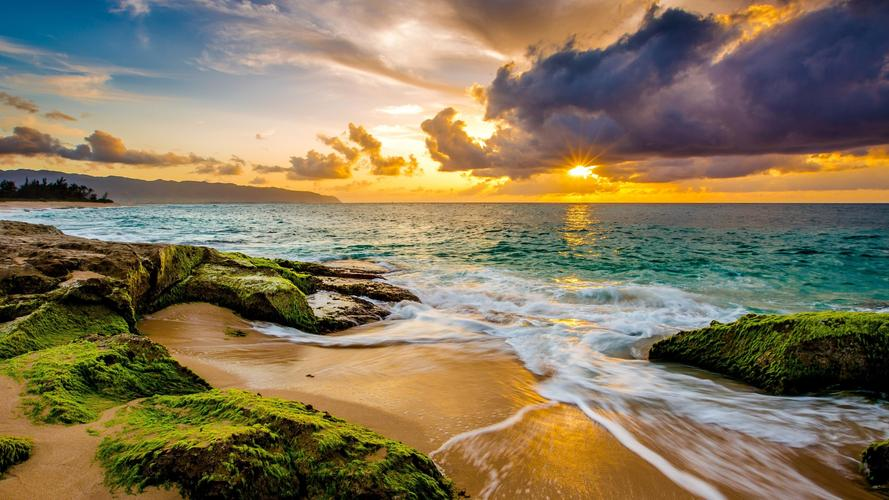
#> input picture Machine_Leaning/CV_homework/dilate&erode/scenary.jpeg, 889 x 500 px
$ python 'dilate&erode.py'
#> lines starting #> are read from the running program, lines starting #| are printed output that depends on the picture; after the words box and inside, x2 and y2 are one past the last pixel; in counts of white or black regions, pixels touching at a corner belong together
# 参考https://blog.csdn.net/Ibelievesunshine/article/details/105016890
# Writer : wojianxinygcl@163.com
# Date   : 2020.3.21
import cv2
import numpy as np
import matplotlib.pyplot as plt


# Gray scale
def BGR2GRAY(img):
    b = img[:, :, 0].copy()
    g = img[:, :, 1].copy()
    r = img[:, :, 2].copy()

    # Gray scale
    out = 0.2126 * r + 0.7152 * g + 0.0722 * b
    out = out.astype(np.uint8)

    return out


# Otsu Binalization
def otsu_binarization(img, th=128):
    H, W = img.shape
    out = img.copy()

    max_sigma = 0
    max_t = 0

    # determine threshold
    for _t in range(1, 255):
        v0 = out[np.where(out < _t)]
        m0 = np.mean(v0) if len(v0) > 0 else 0.
        w0 = len(v0) / (H * W)
        v1 = out[np.where(out >= _t)]
        m1 = np.mean(v1) if len(v1) > 0 else 0.
        w1 = len(v1) / (H * W)
        sigma = w0 * w1 * ((m0 - m1) ** 2)
        if sigma > max_sigma:
            max_sigma = sigma
            max_t = _t

    # Binarization
    print("threshold >>", max_t)
    th = max_t
    out[out < th] = 0
    out[out >= th] = 255

    return out


# Morphology Dilate
def Morphology_Dilate(img, Dil_time=1):
    H, W = img.shape

    # kernel
    MF = np.array(((0, 1, 0),
                   (1, 0, 1),
                   (0, 1, 0)), dtype=np.int64)

    # each dilate time
    out = img.copy()
    for i in range(Dil_time):
        tmp = np.pad(out, (1, 1), 'edge')
        for y in range(1, H):
            for x in range(1, W):
                if np.sum(MF * tmp[y - 1:y + 2, x - 1:x + 2]) >= 255:
                    out[y, x] = 255

    return out


# Morphology Erode
def Morphology_Erode(img, Erode_time=1):
    H, W = img.shape
    out = img.copy()

    # kernel
    MF = np.array(((0, 1, 0),
                   (1, 0, 1),
                   (0, 1, 0)), dtype=np.int64)

    # each erode
    for i in range(Erode_time):
        tmp = np.pad(out, (1, 1), 'edge')
        # erode
        for y in range(1, H):
            for x in range(1, W):
                if np.sum(MF * tmp[y - 1:y + 2, x - 1:x + 2]) < 255 * 4:
                    out[y, x] = 0

    return out


# Morphology Closing
def Morphology_Closing(img, time=1):
    out = Morphology_Dilate(img, Dil_time=time)
    out = Morphology_Erode(out, Erode_time=time)

    return out


# Opening morphology
def Morphology_Opening(img, time=1):
    out = Morphology_Erode(img, Erode_time=time)
    out = Morphology_Dilate(out, Dil_time=time)

    return out


# Read image
img = cv2.imread("scenary.jpeg").astype(np.float32)

# Grayscale
gray = BGR2GRAY(img)
#> in BGR2GRAY, `b = img[:, :, 0].copy()`:
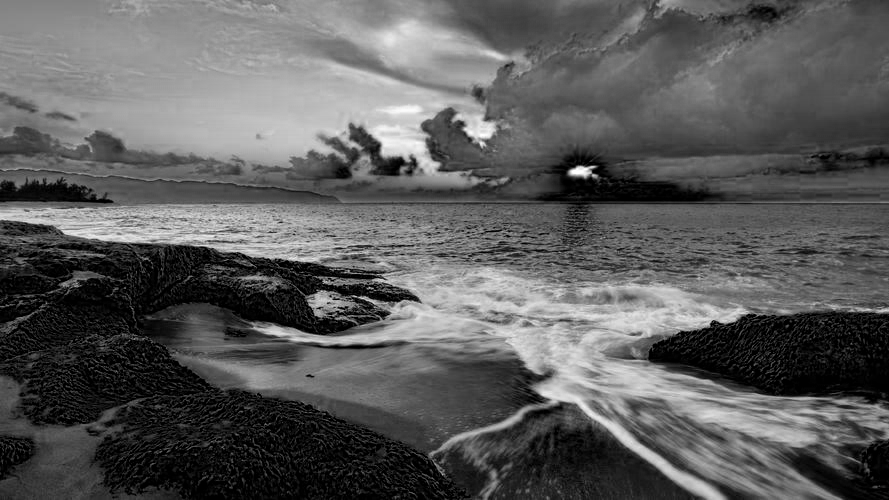
#> b: shape (500, 889) float32; min 0, max 255, mean 91.5
#> in BGR2GRAY, `g = img[:, :, 1].copy()`:
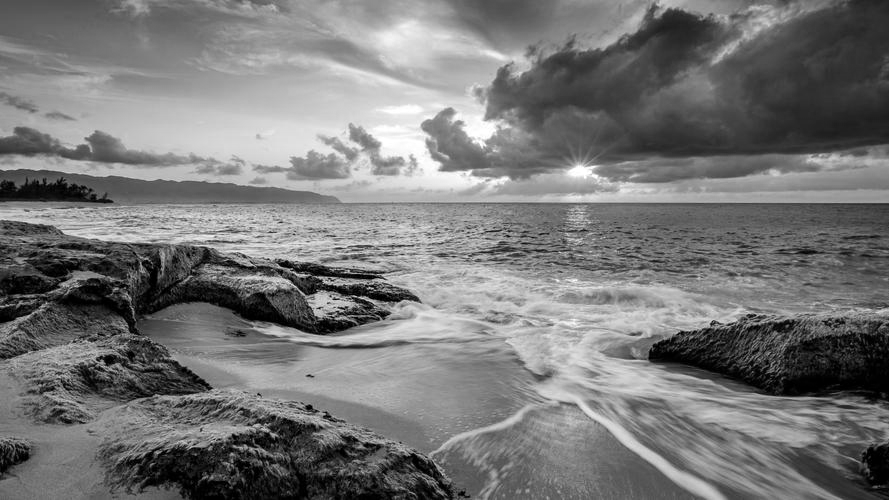
#> g: shape (500, 889) float32; min 0, max 255, mean 119.1
#> in BGR2GRAY, `r = img[:, :, 2].copy()`:
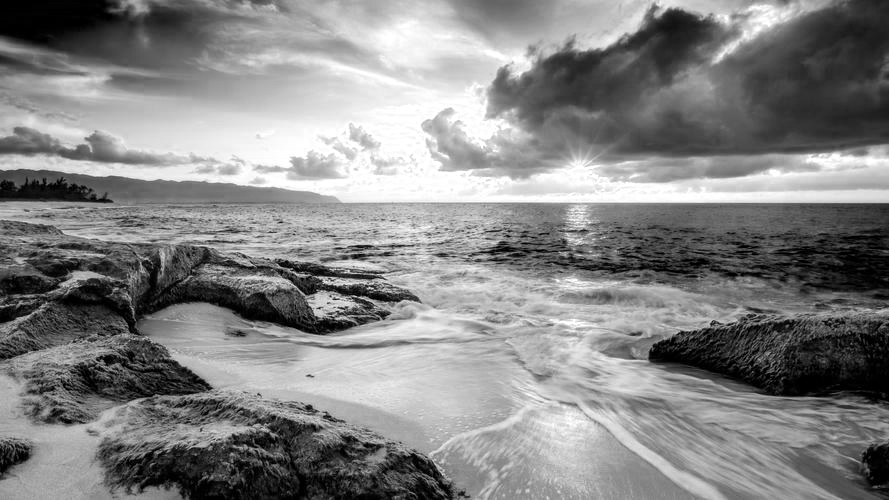
#> r: shape (500, 889) float32; min 0, max 255, mean 132.6

# Otsu's binarization
otsu = otsu_binarization(gray)
#> the loop in otsu_binarization, `for _t in range(1, 255):` made 254 passes
#> (m0, w0, m1, w1, sigma, max_sigma) on passes 1 to 12: (0, 0.00676, 120.3, 0.993, 97.16, 97.16), (0.401, 0.0113, 120.8, 0.989, 161.9, 161.9), (0.825, 0.0154, 121.3, 0.985, 219.5, 219.5), (1.16, 0.0182, 121.6, 0.982, 258.9, 258.9), (1.52, 0.0208, 122, 0.979, 295.3, 295.3), (1.9, 0.0233, 122.3, 0.977, 330.1, 330.1), (2.27, 0.0256, 122.5, 0.974, 361.4, 361.4), (2.67, 0.028, 122.8, 0.972, 392.9, 392.9), (3.05, 0.0302, 123.1, 0.97, 421.7, 421.7), (3.46, 0.0324, 123.3, 0.968, 450.9, 450.9), (3.88, 0.0346, 123.6, 0.965, 479.4, 479.4), (4.31, 0.0368, 123.9, 0.963, 507.1, 507.1)
#> after the loop in otsu_binarization, `for _t in range(1, 255):`: max_sigma = 2207.5; max_t = 116
#| threshold >> 116
#> in otsu_binarization, `out[out >= th] = 255`: out: shape (500, 889); 54.2% white; 1075 black regions (973 under 20 px), largest, box (x1, y1, x2, y2) and area: (0, 220, 563, 500) 65596, (492, 0, 889, 182) 49172, (463, 203, 889, 310) 24991

# Morphology - dilate
erode_result = Morphology_Erode(otsu, Erode_time=2)
#> the loop in Morphology_Erode, `for i in range(Erode_time):` made 2 passes
#> pass 1, in Morphology_Erode, `tmp = np.pad(out, (1, 1), 'edge')`:
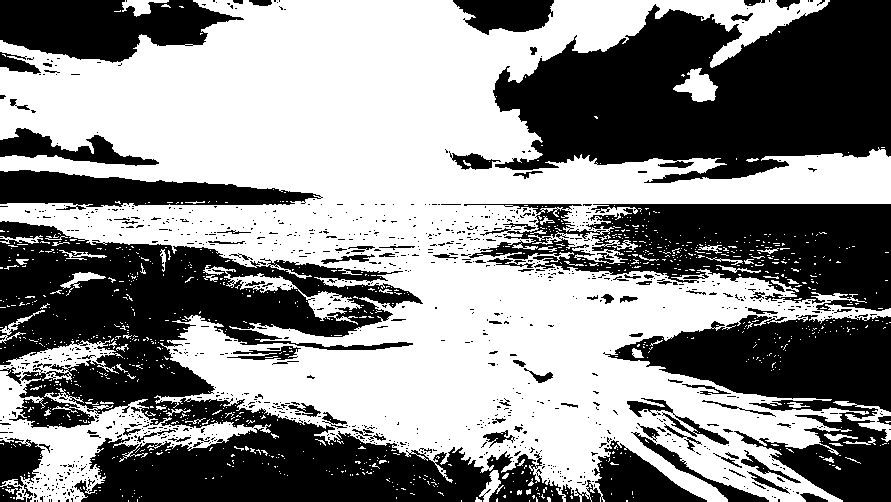
#> tmp: shape (502, 891); 54% white; 1075 black regions (973 under 20 px), largest, box (x1, y1, x2, y2) and area: (0, 221, 564, 502) 66177, (493, 0, 891, 183) 49388, (464, 204, 891, 311) 25095
#> after the loop in Morphology_Erode, `for i in range(Erode_time):`: out: shape (500, 889); 41.4% white; 264 white regions (227 under 20 px), largest, box (x1, y1, x2, y2) and area: (0, 0, 889, 500) 176340, (8, 409, 136, 500) 2830, (0, 370, 23, 422) 658
dilate_result = Morphology_Dilate(otsu, Dil_time=2)
#> after the loop in Morphology_Dilate, `for i in range(Dil_time):`: out: shape (500, 889); 67.1% white; 306 black regions (236 under 20 px), largest, box (x1, y1, x2, y2) and area: (496, 0, 889, 178) 45139, (0, 241, 420, 348) 18731, (89, 414, 490, 500) 17367
opening_result = Morphology_Opening(otsu, time=1)
#> after the loop in Morphology_Erode (call 2), `for i in range(Erode_time):`: out: shape (500, 889); 46.4% white; 478 white regions (438 under 20 px), largest, box (x1, y1, x2, y2) and area: (0, 0, 889, 500) 194171, (0, 370, 148, 500) 5108, (11, 344, 100, 372) 805
#> call 2 of Morphology_Dilate, with Dil_time = 1
#> after the loop in Morphology_Dilate (call 2), `for i in range(Dil_time):`:
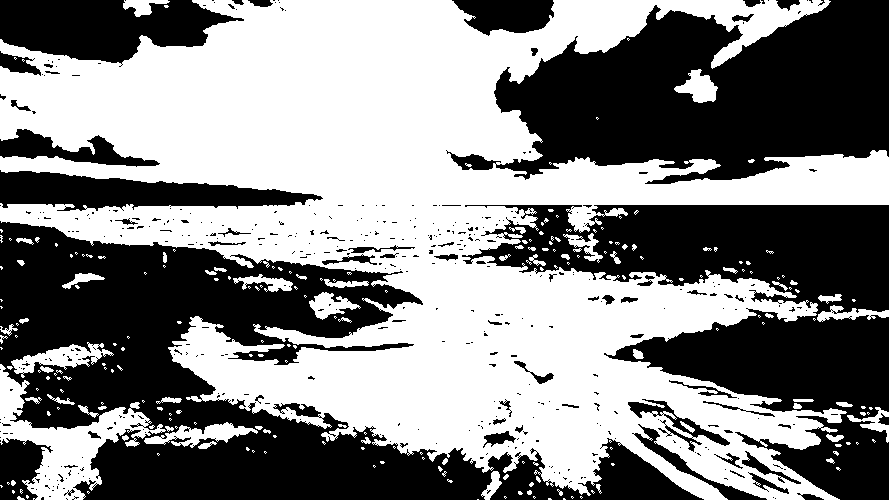
#> out: shape (500, 889); 52% white; 438 black regions (375 under 20 px), largest, box (x1, y1, x2, y2) and area: (0, 221, 704, 500) 76510, (462, 205, 889, 500) 53400, (446, 0, 889, 184) 49872
closing_result = Morphology_Closing(otsu, time=1)
#> call 3 of Morphology_Dilate, with Dil_time = 1
#> after the loop in Morphology_Dilate (call 3), `for i in range(Dil_time):`:
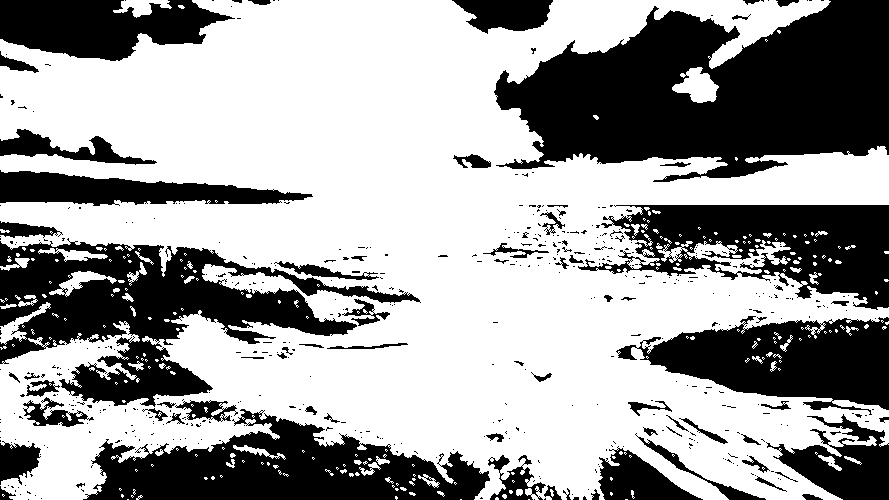
#> out: shape (500, 889); 62.1% white; 514 black regions (437 under 20 px), largest, box (x1, y1, x2, y2) and area: (494, 0, 889, 182) 47058, (0, 238, 421, 407) 27728, (83, 409, 490, 500) 19930
#> call 3 of Morphology_Erode, with Erode_time = 1
#> after the loop in Morphology_Erode (call 3), `for i in range(Erode_time):`:
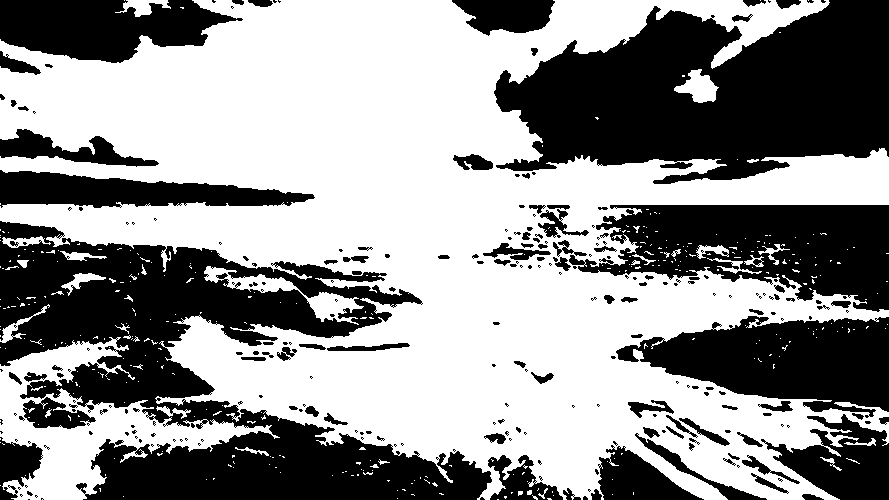
#> out: shape (500, 889); 56.7% white; 265 black regions (162 under 20 px), largest, box (x1, y1, x2, y2) and area: (0, 221, 492, 500) 58884, (494, 0, 889, 184) 48974, (569, 205, 889, 312) 20812

# Save result
# cv2.imwrite("Black_and_white.jpg", otsu)
cv2.imshow("Black_and_white", otsu)
# cv2.imwrite("erode_result.jpg", erode_result)
cv2.imshow("erode_result", erode_result)
cv2.imwrite("dilate_result.jpg", dilate_result)
cv2.imwrite("erode_result.jpg", erode_result)
cv2.imshow("dilate_result", dilate_result)
cv2.imshow("opening_result", opening_result)
cv2.imshow("closing_result", closing_result)
cv2.imwrite("opening_result.jpg", opening_result)
cv2.imwrite("closing_result.jpg", closing_result)
cv2.waitKey(0)
cv2.destroyAllWindows()
